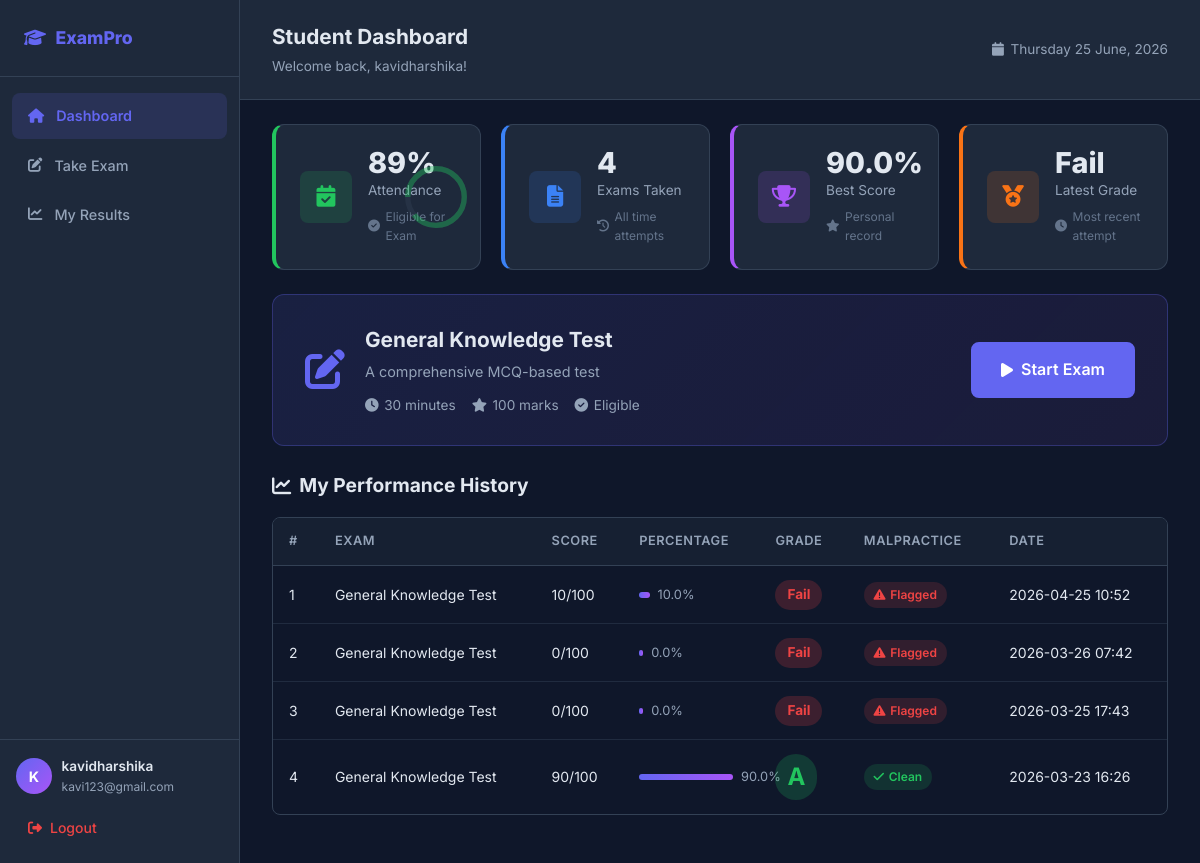
/student/dashboard (signed in), run on the app's committed database.
### tables this page shows
CREATE TABLE users (
            id INTEGER PRIMARY KEY AUTOINCREMENT,
            name TEXT NOT NULL,
            email TEXT UNIQUE NOT NULL,
            password TEXT NOT NULL,
            role TEXT NOT NULL DEFAULT 'student',
            attendance INTEGER NOT NULL DEFAULT 80
        );

CREATE TABLE results (
            id INTEGER PRIMARY KEY AUTOINCREMENT,
            user_id INTEGER NOT NULL,
            exam_id INTEGER NOT NULL DEFAULT 1,
            score INTEGER NOT NULL DEFAULT 0,
            total_marks INTEGER NOT NULL DEFAULT 100,
            percentage REAL NOT NULL DEFAULT 0,
            grade TEXT NOT NULL DEFAULT 'Fail',
            malpractice_flag INTEGER NOT NULL DEFAULT 0,
            submitted_at TIMESTAMP DEFAULT CURRENT_TIMESTAMP,
            FOREIGN KEY (user_id) REFERENCES users(id)
        );

CREATE TABLE exams (
            id INTEGER PRIMARY KEY AUTOINCREMENT,
            title TEXT NOT NULL,
            description TEXT,
            time_limit INTEGER NOT NULL DEFAULT 30,
            total_marks INTEGER NOT NULL DEFAULT 100,
            is_active INTEGER NOT NULL DEFAULT 1,
            created_at TIMESTAMP DEFAULT CURRENT_TIMESTAMP
        );

### app.py (the view)
@app.route('/student/dashboard')
@student_required
def student_dashboard():
    conn = get_db()
    user = conn.execute('SELECT * FROM users WHERE id = ?', (session['user_id'],)).fetchone()
    results = conn.execute(
        '''SELECT r.*, e.title as exam_title
           FROM results r
           JOIN exams e ON r.exam_id = e.id
           WHERE r.user_id = ?
           ORDER BY r.submitted_at DESC''',
        (session['user_id'],)
    ).fetchall()
    exam = conn.execute('SELECT * FROM exams WHERE is_active = 1 LIMIT 1').fetchone()
    conn.close()
    can_take_exam = user['attendance'] >= 75
    return render_template('student_dashboard.html',
                           user=user,
                           results=results,
                           exam=exam,
                           can_take_exam=can_take_exam)

### app.py (called while the page is built)
def get_db():
    conn = sqlite3.connect(DATABASE)
    conn.row_factory = sqlite3.Row
    return conn

def student_required(f):
    @wraps(f)
    def decorated(*args, **kwargs):
        if 'user_id' not in session:
            return redirect(url_for('login'))
        if session.get('role') != 'student':
            flash('Access denied. Students only.', 'danger')
            return redirect(url_for('admin_dashboard'))
        return f(*args, **kwargs)
    return decorated

### templates/student_dashboard.html (shortened to what this page needs)
<!DOCTYPE html>
<html lang="en">
<head>
    <link rel="stylesheet" href="{{ url_for('static', filename='style.css') }}">
    <link rel="stylesheet" href="https://cdnjs.cloudflare.com/ajax/libs/font-awesome/6.4.0/css/all.min.css">
</head>
<body class="app-body">
    <aside class="sidebar" id="sidebar">
        <div class="sidebar-brand">
            <i class="fas fa-graduation-cap"></i>
            <span>ExamPro</span>
        </div>
        <nav class="sidebar-nav">
            <a href="{{ url_for('student_dashboard') }}" class="nav-item active">
                <i class="fas fa-home"></i><span>Dashboard</span>
            </a>
            {% if exam and can_take_exam %}
            <a href="{{ url_for('exam', exam_id=exam.id) }}" class="nav-item">
                <i class="fas fa-pen-to-square"></i><span>Take Exam</span>
            </a>
            {% endif %}
            <a href="#results-section" class="nav-item">
                <i class="fas fa-chart-line"></i><span>My Results</span>
            </a>
        </nav>
        <div class="sidebar-footer">
            <div class="sidebar-user">
                <div class="sidebar-avatar">{{ user.name[0] | upper }}</div>
                <div>
                    <div class="sidebar-name">{{ user.name }}</div>
                    <div class="sidebar-email">{{ user.email }}</div>
                </div>
            </div>
            <a href="{{ url_for('logout') }}" class="logout-btn">
                <i class="fas fa-sign-out-alt"></i> Logout
            </a>
        </div>
    </aside>
    <main class="main-content">
        <header class="topbar">
            <div class="topbar-title">
                <h1>Student Dashboard</h1>
                <span>Welcome back, {{ user.name }}!</span>
            </div>
            <div class="topbar-actions">
                <div class="topbar-date">
                    <i class="fas fa-calendar"></i>
                    <span id="currentDate"></span>
                </div>
            </div>
        </header>
        <section class="stats-grid">
            <div class="stat-card {% if can_take_exam %}success{% else %}danger{% endif %}">
                <div class="stat-card-icon">
                    <i class="fas fa-calendar-check"></i>
                </div>
                <div class="stat-card-info">
                    <div class="stat-card-num">{{ user.attendance }}%</div>
                    <div class="stat-card-label">Attendance</div>
                    <div class="stat-card-sub">
                        {% if can_take_exam %}
                            <i class="fas fa-check-circle"></i> Eligible for Exam
                        {% else %}
                            <i class="fas fa-times-circle"></i> Below 75% threshold
                        {% endif %}
                    </div>
                </div>
                <div class="stat-card-ring">
                    <svg viewBox="0 0 36 36">
                        <path class="ring-bg" d="M18 2.0845 a 15.9155 15.9155 0 0 1 0 31.831 a 15.9155 15.9155 0 0 1 0 -31.831"/>
                        <path class="ring-fill {% if can_take_exam %}ring-green{% else %}ring-red{% endif %}"
                              stroke-dasharray="{{ user.attendance }}, 100"
                              d="M18 2.0845 a 15.9155 15.9155 0 0 1 0 31.831 a 15.9155 15.9155 0 0 1 0 -31.831"/>
                    </svg>
                </div>
            </div>
            <div class="stat-card blue">
                <div class="stat-card-icon">
                    <i class="fas fa-file-alt"></i>
                </div>
                <div class="stat-card-info">
                    <div class="stat-card-num">{{ results | length }}</div>
                    <div class="stat-card-label">Exams Taken</div>
                    <div class="stat-card-sub">
                        <i class="fas fa-history"></i> All time attempts
                    </div>
                </div>
            </div>
            <div class="stat-card purple">
                <div class="stat-card-icon">
                    <i class="fas fa-trophy"></i>
                </div>
                <div class="stat-card-info">
                    <div class="stat-card-num">
                        {% if results %}
                            {{ results | map(attribute='percentage') | max | round(1) }}%
                        {% else %}
                            N/A
                        {% endif %}
                    </div>
                    <div class="stat-card-label">Best Score</div>
                    <div class="stat-card-sub">
                        <i class="fas fa-star"></i> Personal record
                    </div>
                </div>
            </div>
            <div class="stat-card orange">
                <div class="stat-card-icon">
                    <i class="fas fa-medal"></i>
                </div>
                <div class="stat-card-info">
                    <div class="stat-card-num">
                        {% if results %}{{ results[0].grade }}{% else %}—{% endif %}
                    </div>
                    <div class="stat-card-label">Latest Grade</div>
                    <div class="stat-card-sub">
                        <i class="fas fa-clock"></i> Most recent attempt
                    </div>
                </div>
            </div>
        </section>
        <section class="exam-banner-section">
            {% if exam %}
                <div class="exam-banner {% if not can_take_exam %}exam-banner-locked{% endif %}">
                    <div class="exam-banner-info">
                        <div class="exam-banner-icon">
                            {% if can_take_exam %}
                                <i class="fas fa-pen-to-square"></i>
                            {% else %}
                                <i class="fas fa-lock"></i>
                            {% endif %}
                        </div>
                        <div>
                            <h2>{{ exam.title }}</h2>
                            <p>{{ exam.description }}</p>
                            <div class="exam-meta">
                                <span><i class="fas fa-clock"></i> {{ exam.time_limit }} minutes</span>
                                <span><i class="fas fa-star"></i> {{ exam.total_marks }} marks</span>
                                <span>
                                    <i class="fas fa-{{ 'check-circle' if can_take_exam else 'times-circle' }}"></i>
                                    {% if can_take_exam %}Eligible{% else %}Not Eligible{% endif %}
                                </span>
                            </div>
                        </div>
                    </div>
                    <div class="exam-banner-action">
                        {% if can_take_exam %}
                            <a href="{{ url_for('exam', exam_id=exam.id) }}" class="btn btn-primary btn-lg">
                                <i class="fas fa-play"></i> Start Exam
                            </a>
                        {% else %}
                            <div class="locked-msg">
                                <i class="fas fa-exclamation-triangle"></i>
                                <span>Attendance &lt; 75%<br>Cannot take exam</span>
                            </div>
                        {% endif %}
                    </div>
                </div>
            {% else %}
                <div class="exam-banner exam-banner-empty">
                    <i class="fas fa-inbox"></i>
                    <p>No active exams available at this time.</p>
                </div>
            {% endif %}
        </section>
        <section class="results-section" id="results-section">
            <div class="section-title">
                <h2><i class="fas fa-chart-line"></i> My Performance History</h2>
            </div>
            {% if results %}
            <div class="results-table-wrap">
                <table class="results-table">
                    <thead>
                        <tr>
                            <th>#</th>
                            <th>Exam</th>
                            <th>Score</th>
                            <th>Percentage</th>
                            <th>Grade</th>
                            <th>Malpractice</th>
                            <th>Date</th>
                        </tr>
                    </thead>
                    <tbody>
                        {% for r in results %}
                        <tr>
                            <td>{{ loop.index }}</td>
                            <td>{{ r.exam_title }}</td>
                            <td>{{ r.score }}/{{ r.total_marks }}</td>
                            <td>
                                <div class="mini-progress">
                                    <div class="mini-bar" style="width: {{ r.percentage }}%"></div>
                                    <span>{{ r.percentage }}%</span>
                                </div>
                            </td>
                            <td>
                                <span class="grade-badge grade-{{ r.grade | lower }}">{{ r.grade }}</span>
                            </td>
                            <td>
                                {% if r.malpractice_flag %}
                                    <span class="badge badge-danger"><i class="fas fa-exclamation-triangle"></i> Flagged</span>
                                {% else %}
                                    <span class="badge badge-success"><i class="fas fa-check"></i> Clean</span>
                                {% endif %}
                            </td>
                            <td>{{ r.submitted_at[:16] if r.submitted_at else '—' }}</td>
                        </tr>
                        {% endfor %}
                    </tbody>
                </table>
            </div>
            {% else %}
            <div class="empty-state">
                <i class="fas fa-clipboard-list"></i>
                <h3>No results yet</h3>
                <p>Take your first exam to see results here!</p>
            </div>
            {% endif %}
        </section>
    </main>
</body>
</html>

### data on the page
users: name "K", name "kavidharshika", email "kavi123@gmail.com", attendance "89"
results: grade "Fail", exam_title "General Knowledge Test", score "10", total_marks "100", percentage "10.0", malpractice_flag 1 (drawn), submitted_at "2026-04-25 10:52"
exams: title "General Knowledge Test", description "A comprehensive MCQ-based test", time_limit "30", total_marks "100"
results: exam_title "General Knowledge Test", score "0", total_marks "100", percentage "0.0", grade "Fail", malpractice_flag 1 (drawn), submitted_at "2026-03-26 07:42"
results: exam_title "General Knowledge Test", score "0", total_marks "100", percentage "0.0", grade "Fail", malpractice_flag 1 (drawn), submitted_at "2026-03-25 17:43"
results: exam_title "General Knowledge Test", score "90", total_marks "100", percentage "90.0", grade "A", malpractice_flag 0 (drawn), submitted_at "2026-03-23 16:26"

### other printed values
{{ results | length }} "4"
{{ results | map(attribute='percentage') | max | round(1) }} "90.0"
